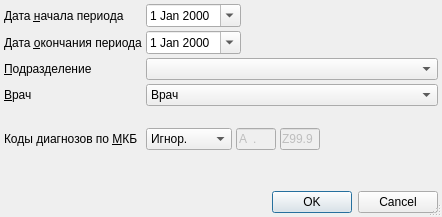
<?xml version="1.0" encoding="UTF-8"?>
<ui version="4.0">
 <class>ReportSelectionDiagnosis</class>
 <widget class="QDialog" name="ReportSelectionDiagnosis">
  <property name="windowModality">
   <enum>Qt::ApplicationModal</enum>
  </property>
  <property name="geometry">
   <rect>
    <x>0</x>
    <y>0</y>
    <width>442</width>
    <height>217</height>
   </rect>
  </property>
  <property name="windowTitle">
   <string>параметры отчёта</string>
  </property>
  <property name="sizeGripEnabled">
   <bool>true</bool>
  </property>
  <layout class="QGridLayout" name="gridLayout">
   <property name="margin">
    <number>4</number>
   </property>
   <property name="spacing">
    <number>4</number>
   </property>
   <item row="6" column="1" rowspan="2" colspan="4">
    <widget class="QFrame" name="frmMKBEx">
     <property name="frameShape">
      <enum>QFrame::NoFrame</enum>
     </property>
     <property name="frameShadow">
      <enum>QFrame::Raised</enum>
     </property>
     <layout class="QGridLayout">
      <property name="horizontalSpacing">
       <number>4</number>
      </property>
      <property name="verticalSpacing">
       <number>0</number>
      </property>
      <property name="margin">
       <number>0</number>
      </property>
     </layout>
    </widget>
   </item>
   <item row="2" column="0">
    <widget class="QLabel" name="lblOrgStructure">
     <property name="text">
      <string>&amp;Подразделение</string>
     </property>
     <property name="buddy">
      <cstring>cmbOrgStructure</cstring>
     </property>
    </widget>
   </item>
   <item row="3" column="0">
    <widget class="QLabel" name="lblPerson">
     <property name="text">
      <string>&amp;Врач</string>
     </property>
     <property name="buddy">
      <cstring>cmbPerson</cstring>
     </property>
    </widget>
   </item>
   <item row="5" column="0">
    <widget class="QLabel" name="lblMKB">
     <property name="text">
      <string>Коды диагнозов по &amp;МКБ</string>
     </property>
     <property name="buddy">
      <cstring>cmbMKBFilter</cstring>
     </property>
    </widget>
   </item>
   <item row="5" column="1" colspan="4">
    <widget class="QFrame" name="frmMKB">
     <property name="frameShape">
      <enum>QFrame::NoFrame</enum>
     </property>
     <property name="frameShadow">
      <enum>QFrame::Raised</enum>
     </property>
     <layout class="QGridLayout">
      <property name="horizontalSpacing">
       <number>4</number>
      </property>
      <property name="verticalSpacing">
       <number>0</number>
      </property>
      <property name="margin">
       <number>0</number>
      </property>
      <item row="0" column="0">
       <widget class="QComboBox" name="cmbMKBFilter">
        <property name="sizePolicy">
         <sizepolicy hsizetype="Preferred" vsizetype="Fixed">
          <horstretch>0</horstretch>
          <verstretch>0</verstretch>
         </sizepolicy>
        </property>
        <item>
         <property name="text">
          <string>Игнор.</string>
         </property>
        </item>
        <item>
         <property name="text">
          <string>Интервал</string>
         </property>
        </item>
       </widget>
      </item>
      <item row="0" column="1">
       <widget class="CICDCodeEdit" name="edtMKBFrom">
        <property name="enabled">
         <bool>false</bool>
        </property>
        <property name="sizePolicy">
         <sizepolicy hsizetype="Fixed" vsizetype="Fixed">
          <horstretch>0</horstretch>
          <verstretch>0</verstretch>
         </sizepolicy>
        </property>
        <property name="maximumSize">
         <size>
          <width>40</width>
          <height>16777215</height>
         </size>
        </property>
        <property name="inputMask">
         <string>a00.00; </string>
        </property>
        <property name="text">
         <string>A.</string>
        </property>
        <property name="maxLength">
         <number>6</number>
        </property>
       </widget>
      </item>
      <item row="0" column="2">
       <widget class="CICDCodeEdit" name="edtMKBTo">
        <property name="enabled">
         <bool>false</bool>
        </property>
        <property name="sizePolicy">
         <sizepolicy hsizetype="Fixed" vsizetype="Fixed">
          <horstretch>0</horstretch>
          <verstretch>0</verstretch>
         </sizepolicy>
        </property>
        <property name="maximumSize">
         <size>
          <width>40</width>
          <height>16777215</height>
         </size>
        </property>
        <property name="inputMask">
         <string>a00.00; </string>
        </property>
        <property name="text">
         <string>Z99.9</string>
        </property>
        <property name="maxLength">
         <number>6</number>
        </property>
       </widget>
      </item>
      <item row="0" column="3">
       <spacer>
        <property name="orientation">
         <enum>Qt::Horizontal</enum>
        </property>
        <property name="sizeHint" stdset="0">
         <size>
          <width>40</width>
          <height>20</height>
         </size>
        </property>
       </spacer>
      </item>
     </layout>
    </widget>
   </item>
   <item row="3" column="1" colspan="4">
    <widget class="CPersonComboBoxEx" name="cmbPerson">
     <property name="whatsThis">
      <string>&lt;html&gt;&lt;head&gt;&lt;meta name=&quot;qrichtext&quot; content=&quot;1&quot; /&gt;&lt;style type=&quot;text/css&quot;&gt;
p, li { white-space: pre-wrap; }
&lt;/style&gt;&lt;/head&gt;&lt;body style=&quot; font-family:'MS Shell Dlg 2'; font-size:8.25pt; font-weight:400; font-style:normal;&quot;&gt;
&lt;p style=&quot;-qt-paragraph-type:empty; margin-top:0px; margin-bottom:0px; margin-left:0px; margin-right:0px; -qt-block-indent:0; text-indent:0px;&quot;&gt;&lt;/p&gt;&lt;/body&gt;&lt;/html&gt;</string>
     </property>
     <item>
      <property name="text">
       <string>Врач</string>
      </property>
     </item>
    </widget>
   </item>
   <item row="0" column="1" colspan="2">
    <widget class="CDateEdit" name="edtBegDate">
     <property name="sizePolicy">
      <sizepolicy hsizetype="Maximum" vsizetype="Fixed">
       <horstretch>0</horstretch>
       <verstretch>0</verstretch>
      </sizepolicy>
     </property>
     <property name="calendarPopup">
      <bool>true</bool>
     </property>
    </widget>
   </item>
   <item row="8" column="0" colspan="5">
    <widget class="QDialogButtonBox" name="buttonBox">
     <property name="orientation">
      <enum>Qt::Horizontal</enum>
     </property>
     <property name="standardButtons">
      <set>QDialogButtonBox::Cancel|QDialogButtonBox::Ok</set>
     </property>
    </widget>
   </item>
   <item row="2" column="1" colspan="4">
    <widget class="COrgStructureComboBox" name="cmbOrgStructure"/>
   </item>
   <item row="4" column="1" colspan="4">
    <widget class="QFrame" name="frmAge">
     <property name="frameShape">
      <enum>QFrame::NoFrame</enum>
     </property>
     <property name="frameShadow">
      <enum>QFrame::Raised</enum>
     </property>
     <layout class="QHBoxLayout">
      <property name="spacing">
       <number>4</number>
      </property>
      <property name="margin">
       <number>0</number>
      </property>
     </layout>
    </widget>
   </item>
   <item row="0" column="0">
    <widget class="QLabel" name="lblBegDate">
     <property name="text">
      <string>Дата &amp;начала периода</string>
     </property>
     <property name="buddy">
      <cstring>edtBegDate</cstring>
     </property>
    </widget>
   </item>
   <item row="0" column="3" colspan="2">
    <spacer>
     <property name="orientation">
      <enum>Qt::Horizontal</enum>
     </property>
     <property name="sizeHint" stdset="0">
      <size>
       <width>91</width>
       <height>20</height>
      </size>
     </property>
    </spacer>
   </item>
   <item row="1" column="1" colspan="2">
    <widget class="CDateEdit" name="edtEndDate">
     <property name="sizePolicy">
      <sizepolicy hsizetype="Maximum" vsizetype="Fixed">
       <horstretch>0</horstretch>
       <verstretch>0</verstretch>
      </sizepolicy>
     </property>
     <property name="calendarPopup">
      <bool>true</bool>
     </property>
    </widget>
   </item>
   <item row="1" column="3" colspan="2">
    <spacer>
     <property name="orientation">
      <enum>Qt::Horizontal</enum>
     </property>
     <property name="sizeHint" stdset="0">
      <size>
       <width>91</width>
       <height>20</height>
      </size>
     </property>
    </spacer>
   </item>
   <item row="1" column="0">
    <widget class="QLabel" name="lblEndDate">
     <property name="text">
      <string>Дата &amp;окончания периода</string>
     </property>
     <property name="buddy">
      <cstring>edtEndDate</cstring>
     </property>
    </widget>
   </item>
  </layout>
 </widget>
 <customwidgets>
  <customwidget>
   <class>CDateEdit</class>
   <extends>QDateEdit</extends>
   <header>library/DateEdit.h</header>
  </customwidget>
  <customwidget>
   <class>COrgStructureComboBox</class>
   <extends>QComboBox</extends>
   <header>Orgs/OrgStructComboBoxes</header>
  </customwidget>
  <customwidget>
   <class>CICDCodeEdit</class>
   <extends>QLineEdit</extends>
   <header>library/ICDCodeEdit.h</header>
  </customwidget>
  <customwidget>
   <class>CPersonComboBoxEx</class>
   <extends>QComboBox</extends>
   <header>Orgs/PersonComboBoxEx.h</header>
  </customwidget>
 </customwidgets>
 <tabstops>
  <tabstop>edtBegDate</tabstop>
  <tabstop>edtEndDate</tabstop>
  <tabstop>cmbOrgStructure</tabstop>
  <tabstop>cmbPerson</tabstop>
  <tabstop>cmbMKBFilter</tabstop>
  <tabstop>edtMKBFrom</tabstop>
  <tabstop>edtMKBTo</tabstop>
  <tabstop>buttonBox</tabstop>
 </tabstops>
 <resources/>
 <connections>
  <connection>
   <sender>buttonBox</sender>
   <signal>accepted()</signal>
   <receiver>ReportSelectionDiagnosis</receiver>
   <slot>accept()</slot>
   <hints>
    <hint type="sourcelabel">
     <x>124</x>
     <y>456</y>
    </hint>
    <hint type="destinationlabel">
     <x>65</x>
     <y>418</y>
    </hint>
   </hints>
  </connection>
  <connection>
   <sender>buttonBox</sender>
   <signal>rejected()</signal>
   <receiver>ReportSelectionDiagnosis</receiver>
   <slot>reject()</slot>
   <hints>
    <hint type="sourcelabel">
     <x>237</x>
     <y>456</y>
    </hint>
    <hint type="destinationlabel">
     <x>267</x>
     <y>420</y>
    </hint>
   </hints>
  </connection>
 </connections>
</ui>
